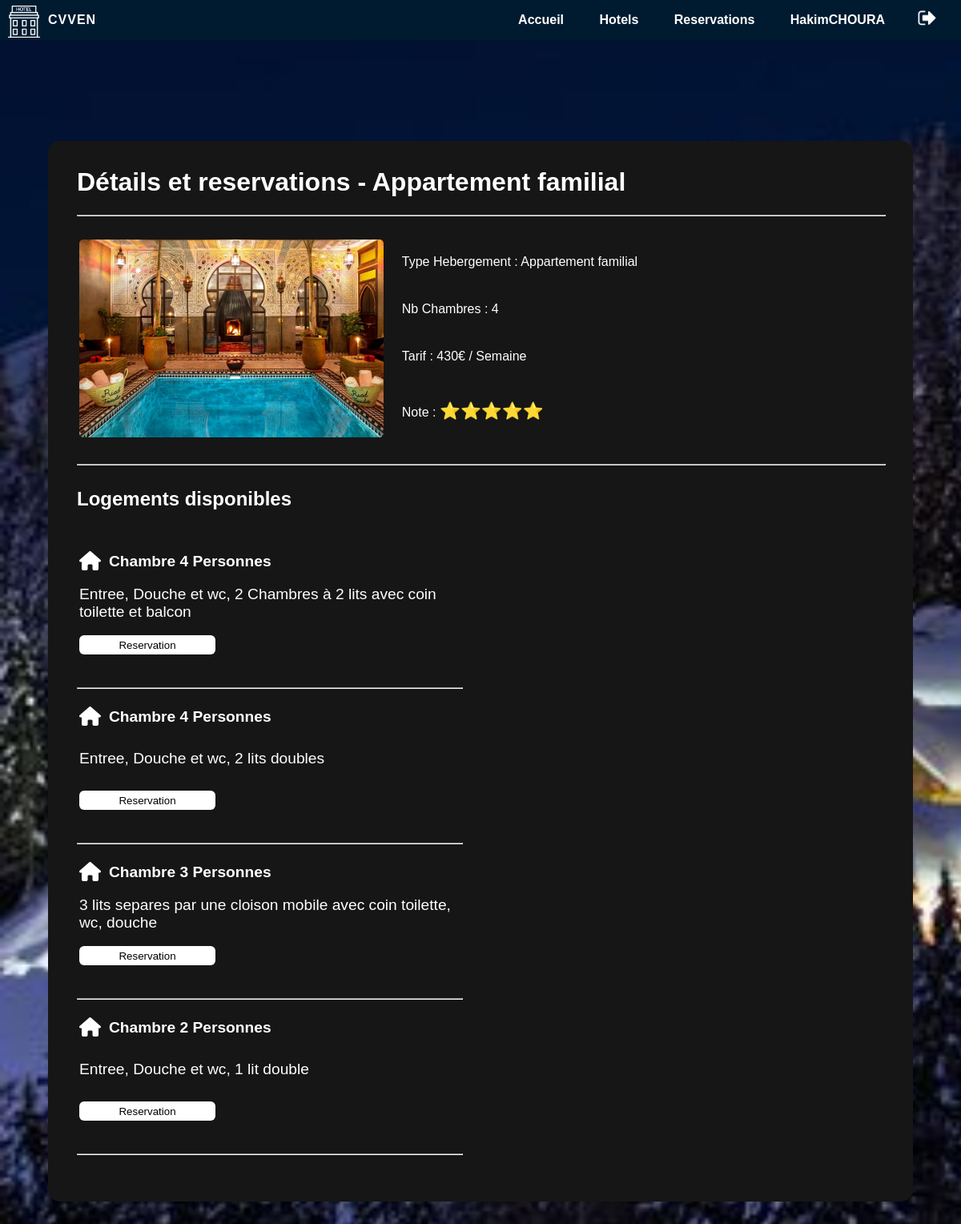
/Voyage/Details.php?id=1 (signed in), run on the app's committed database.
### tables this page shows
CREATE TABLE IF NOT EXISTS `type_hebergement` (
  `Num_Type_Hebergement` int(11) NOT NULL,
  `Type_Hebergement` varchar(50) NOT NULL,
  `Description` varchar(50) NOT NULL,
  `Nb_Chambres` int(11) NOT NULL,
  `Tarif` float NOT NULL,
  `Lien_Photo` varchar(100) NOT NULL,
  `Note` varchar(5) NOT NULL
);

CREATE TABLE IF NOT EXISTS `hebergement` (
  `Num_Hebergement` int(11) NOT NULL AUTO_INCREMENT,
  `Nom_Logement` varchar(50) NOT NULL,
  `Num_Type_Hebergement` int(11) NOT NULL,
  `Description` text,
  `Nb_Pers_Max` int(11) NOT NULL,
  PRIMARY KEY (`Num_Hebergement`),
  KEY `HEBERGEMENT_TYPE_HEBERGEMENT_FK` (`Num_Type_Hebergement`)
);

### Voyage/Details.php (the view, shortened to what this page needs)
<?php
require('Connexion.php');
$query = "SELECT `Num_Type_Hebergement`,`Type_Hebergement`,`Description`,`Nb_Chambres`,`Tarif`,`Note`,`Lien_Photo` FROM `TYPE_HEBERGEMENT` WHERE `Num_Type_Hebergement` =".$_GET['id'];
$query2 ="SELECT `Num_Hebergement`,`Nom_Logement`,`Description`,`Nb_Pers_Max` FROM `HEBERGEMENT` WHERE `Num_Type_Hebergement` = ".$_GET['id'];
$result = mysqli_query($conn,$query) or die(mysql_error());
$result2 = mysqli_query($conn,$query2) or die(mysql_error());
?>
<!DOCTYPE html>
<html>
    <head>
        <link rel="stylesheet" type="text/css" href="Styles/style.css">
    </head>
    <body>
        <header class="header">
            <div class="container">
                <a href="index.php" class="logo"><img src="Images/logo.png" width=40px alt="logo du site" style="margin-top: 7px;"/></a>
                <p class="logo" style="margin-left: 50px; margin-top: 0;">CVVEN</p>
                <nav class="menu">
                    <a href="index.php"> Accueil </a>
                    <a href="Voyage.php"> Hotels </a>
                    <a href="MesReserv.php"> Reservations </a>
                    <?php
                    if (isset($_SESSION["login"]))
                    {
                        echo "<a style='margin-right: 40px;'>";
                        echo ($_SESSION["login"]);
                        echo "</a>";
                        echo "<a href='logout.php'><img src='Images/deconnexion.png' width=25px style='margin-top: 10px; position: absolute;'/></a>";
                    }
                    else
                    {
                        echo "<a href='SeConnecter.php'> Authentification </a>";
                    }
                    ?>
                </nav>
            </div>
        </header>
        <br>
        <br>
        <br>
        <br>
        <br>
        <br>
        <br>
        <center>
        <div id="div_3">
        <?php
        while($row = $result->fetch_assoc())
        {
            echo '
            <h1 style="color: #ffffff; text-align: left;">Détails et reservations - '. $row["Type_Hebergement"]. '</h1>
                <hr style="color: #ffffff; width: 100%;">
                <br>
                <table>
                    <tr>
                        <td rowspan="4" style="width: 40%; padding-right: 2%">
                            <img src="Images/'.$row["Lien_Photo"].'" style="width: 100%; border-radius: 5px;"/>
                        </td>
                        <td>
                            Type Hebergement : '. $row["Description"]. '
                        </td>
                    </tr>
                    <tr>
                        <td>
                            Nb Chambres : '. $row["Nb_Chambres"]. '
                        </td>
                    </tr>
                    <tr>
                        <td>
                            Tarif :  '. $row["Tarif"]. '€ / Semaine
                        </td>
                    </tr>
                    <tr>
                        <td>
                            Note : <span style="font-size: 130%;">';
                            $x = 1;
                            while ($x <= ($row["Note"]))
                            {
                                echo "⭐";
                                $x++;
                            }
                            echo ' </span>
                        </td>
                    </tr>
                </table>
                ';
        }
        ?>
        <br>
        <hr style="color: #ffffff; width: 84%; text-align: left; position: absolute;">
        <br>
        <?php
        if(mysqli_num_rows($result) > 0)
        {
            echo '<h2 style="text-align: left;">Logements disponibles</h2>';
        }
        else
        {
            echo '<h2 style="text-align: left;">Aucun Logement disponible</h2>';
        }
        ?>
        <br>
        <?php
        while($row2 = $result2->fetch_assoc())
        {
            echo '
            <table style="font-size: 120%; width: 50%; text-align: left; margin-right: 50%;">
            <tr style="height: 50px;">
                <th colspan="2"><i style="margin-right: 10px;" class="fas fa-home fa-lg"></i>'. $row2["Nom_Logement"].'</th>
            </tr>
            <tr style="height: 50px;">
                <td colspan="2">'. $row2["Description"].'</td>
            </tr>
            <tr style="height: 50px;">
            <td style="width: 75%;">
            <input id="input_01" type="button" onclick="window.location.href = \'Reservation.php?id='.$_GET['id'].'&Num_Hebergement='.$row2["Num_Hebergement"].'\'" value="Reservation"></td>
            </tr>
        </table>
        <br>
        <hr style="color: #ffffff; width: 40%; text-align: left; position: absolute;">
        <br>
            ';
        }
        ?>
    </div>
    </center>
    <div style="height: 150px;">
    </div>
</body>
</html>

### Voyage/Styles/style.css (style rules this page uses)
body, html { padding: 0; margin: 0; scrollbar-color: rgb(22, 22, 22) #5e5e5e; }
body { font-family: "Gill Sans", sans-serif; background-image: url('../Images/fond.jpg'); background-repeat: no-repeat; background-attachment: fixed; background-size: cover; color: #ffffff; margin: 0; }
a, a:hover { text-decoration: none; }
.header { background-color: rgb(0, 27, 48); height: 50px; line-height: 50px; padding-left: 10px; }
.logo { position: absolute; color: #ffffff; text-transform: uppercase; font-weight: bold; letter-spacing: 1px; float: left; }
.menu { float: right; font-weight: bold; padding-right: 15px; }
.menu a { color: #ffffff; margin-right: 40px; }
#div_3 { background-color: rgb(22, 22, 22); border-radius: 15px; width: 84%; padding-top: 1%; padding-left: 3%; padding-right: 3%; padding-bottom: 50px; }
#input_01 { border: none; color: #000000; background-color: #ffffff; text-align: left; height: 24px; border-radius: 6px; width: 170px; text-align: center; float: left; }

### data on the page
type_hebergement: Type_Hebergement "Appartement familial", Lien_Photo (picture), Description "Appartement familial", Nb_Chambres "4", Tarif "430"
hebergement: Nom_Logement "Chambre 4 Personnes", Description "Entree, Douche et wc, 2 Chambres à 2 lits avec coin toilette et balcon"
hebergement: Nom_Logement "Chambre 4 Personnes", Description "Entree, Douche et wc, 2 lits doubles"
hebergement: Nom_Logement "Chambre 3 Personnes", Description "3 lits separes par une cloison mobile avec coin toilette, wc, douche"
hebergement: Nom_Logement "Chambre 2 Personnes", Description "Entree, Douche et wc, 1 lit double"

### other printed values
$_SESSION["login"] "HakimCHOURA"
